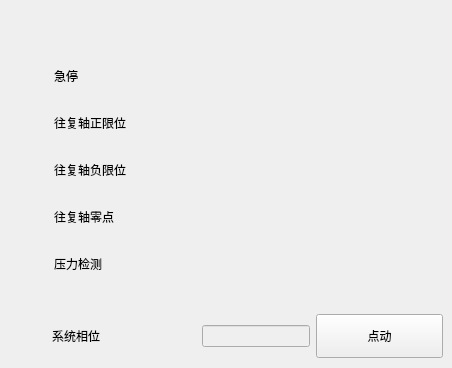
      <widget class="QWidget" name="tab_5">
       <attribute name="title">
        <string>PLC输入</string>
       </attribute>
       <widget class="QLabel" name="lb_41">
        <property name="geometry">
         <rect>
          <x>250</x>
          <y>250</y>
          <width>32</width>
          <height>32</height>
         </rect>
        </property>
        <property name="text">
         <string/>
        </property>
        <property name="pixmap">
         <pixmap>C:/Users/33741/Desktop/QtConsoleApplication1/QtClassLibrary1/ico/redGreen.png</pixmap>
        </property>
       </widget>
       <widget class="QLabel" name="label_40">
        <property name="geometry">
         <rect>
          <x>54</x>
          <y>62</y>
          <width>56</width>
          <height>27</height>
         </rect>
        </property>
        <property name="text">
         <string>急停</string>
        </property>
       </widget>
       <widget class="QLabel" name="lb_11">
        <property name="geometry">
         <rect>
          <x>250</x>
          <y>109</y>
          <width>32</width>
          <height>32</height>
         </rect>
        </property>
        <property name="text">
         <string/>
        </property>
        <property name="pixmap">
         <pixmap>C:/Users/33741/Desktop/QtConsoleApplication1/QtClassLibrary1/ico/redGreen.png</pixmap>
        </property>
       </widget>
       <widget class="QLabel" name="label_89">
        <property name="geometry">
         <rect>
          <x>54</x>
          <y>250</y>
          <width>112</width>
          <height>27</height>
         </rect>
        </property>
        <property name="text">
         <string>压力检测</string>
        </property>
       </widget>
       <widget class="QLabel" name="lb_10">
        <property name="geometry">
         <rect>
          <x>250</x>
          <y>109</y>
          <width>32</width>
          <height>32</height>
         </rect>
        </property>
        <property name="text">
         <string/>
        </property>
        <property name="pixmap">
         <pixmap>C:/Users/33741/Desktop/QtConsoleApplication1/QtClassLibrary1/ico/redLed.png</pixmap>
        </property>
       </widget>
       <widget class="QLabel" name="lb_40">
        <property name="geometry">
         <rect>
          <x>250</x>
          <y>250</y>
          <width>32</width>
          <height>32</height>
         </rect>
        </property>
        <property name="text">
         <string/>
        </property>
        <property name="pixmap">
         <pixmap>C:/Users/33741/Desktop/QtConsoleApplication1/QtClassLibrary1/ico/redLed.png</pixmap>
        </property>
       </widget>
       <widget class="QLabel" name="label_41">
        <property name="geometry">
         <rect>
          <x>54</x>
          <y>156</y>
          <width>168</width>
          <height>27</height>
         </rect>
        </property>
        <property name="text">
         <string>往复轴负限位</string>
        </property>
       </widget>
       <widget class="QLabel" name="lb_30">
        <property name="geometry">
         <rect>
          <x>250</x>
          <y>203</y>
          <width>32</width>
          <height>32</height>
         </rect>
        </property>
        <property name="text">
         <string/>
        </property>
        <property name="pixmap">
         <pixmap>C:/Users/33741/Desktop/QtConsoleApplication1/QtClassLibrary1/ico/redLed.png</pixmap>
        </property>
       </widget>
       <widget class="QLabel" name="label_11">
        <property name="geometry">
         <rect>
          <x>54</x>
          <y>109</y>
          <width>168</width>
          <height>27</height>
         </rect>
        </property>
        <property name="text">
         <string>往复轴正限位</string>
        </property>
       </widget>
       <widget class="QLabel" name="lb_21">
        <property name="geometry">
         <rect>
          <x>250</x>
          <y>156</y>
          <width>32</width>
          <height>32</height>
         </rect>
        </property>
        <property name="text">
         <string/>
        </property>
        <property name="pixmap">
         <pixmap>C:/Users/33741/Desktop/QtConsoleApplication1/QtClassLibrary1/ico/redGreen.png</pixmap>
        </property>
       </widget>
       <widget class="QLabel" name="lb_31">
        <property name="geometry">
         <rect>
          <x>250</x>
          <y>203</y>
          <width>32</width>
          <height>32</height>
         </rect>
        </property>
        <property name="text">
         <string/>
        </property>
        <property name="pixmap">
         <pixmap>C:/Users/33741/Desktop/QtConsoleApplication1/QtClassLibrary1/ico/redGreen.png</pixmap>
        </property>
       </widget>
       <widget class="QLabel" name="lb_01">
        <property name="geometry">
         <rect>
          <x>250</x>
          <y>62</y>
          <width>32</width>
          <height>32</height>
         </rect>
        </property>
        <property name="text">
         <string/>
        </property>
        <property name="pixmap">
         <pixmap>C:/Users/33741/Desktop/QtConsoleApplication1/QtClassLibrary1/ico/redGreen.png</pixmap>
        </property>
       </widget>
       <widget class="QLabel" name="lb_20">
        <property name="geometry">
         <rect>
          <x>250</x>
          <y>156</y>
          <width>32</width>
          <height>32</height>
         </rect>
        </property>
        <property name="text">
         <string/>
        </property>
        <property name="pixmap">
         <pixmap>C:/Users/33741/Desktop/QtConsoleApplication1/QtClassLibrary1/ico/redLed.png</pixmap>
        </property>
       </widget>
       <widget class="QLabel" name="label_42">
        <property name="geometry">
         <rect>
          <x>54</x>
          <y>203</y>
          <width>140</width>
          <height>27</height>
         </rect>
        </property>
        <property name="text">
         <string>往复轴零点</string>
        </property>
       </widget>
       <widget class="QLabel" name="lb_00">
        <property name="geometry">
         <rect>
          <x>250</x>
          <y>62</y>
          <width>32</width>
          <height>32</height>
         </rect>
        </property>
        <property name="text">
         <string/>
        </property>
        <property name="pixmap">
         <pixmap>C:/Users/33741/Desktop/QtConsoleApplication1/QtClassLibrary1/ico/redLed.png</pixmap>
        </property>
       </widget>
       <widget class="QWidget" name="layoutWidget_78">
        <property name="geometry">
         <rect>
          <x>52</x>
          <y>313</y>
          <width>391</width>
          <height>46</height>
         </rect>
        </property>
        <layout class="QHBoxLayout" name="horizontalLayout_11">
         <item>
          <widget class="QLabel" name="label">
           <property name="text">
            <string>系统相位</string>
           </property>
          </widget>
         </item>
         <item>
          <spacer name="horizontalSpacer_2">
           <property name="orientation">
            <enum>Qt::Horizontal</enum>
           </property>
           <property name="sizeHint" stdset="0">
            <size>
             <width>40</width>
             <height>20</height>
            </size>
           </property>
          </spacer>
         </item>
         <item>
          <widget class="QLineEdit" name="lE_SysPhase">
           <property name="enabled">
            <bool>false</bool>
           </property>
          </widget>
         </item>
         <item>
          <widget class="QPushButton" name="pb_cmdJog">
           <property name="minimumSize">
            <size>
             <width>127</width>
             <height>44</height>
            </size>
           </property>
           <property name="maximumSize">
            <size>
             <width>127</width>
             <height>44</height>
            </size>
           </property>
           <property name="text">
            <string>点动</string>
           </property>
           <property name="checkable">
            <bool>false</bool>
           </property>
          </widget>
         </item>
        </layout>
       </widget>
       <zorder>layoutWidget_78</zorder>
       <zorder>lb_41</zorder>
       <zorder>label_40</zorder>
       <zorder>lb_11</zorder>
       <zorder>label_89</zorder>
       <zorder>label_41</zorder>
       <zorder>label_11</zorder>
       <zorder>lb_21</zorder>
       <zorder>lb_31</zorder>
       <zorder>lb_01</zorder>
       <zorder>label_42</zorder>
       <zorder>lb_00</zorder>
       <zorder>lb_10</zorder>
       <zorder>lb_20</zorder>
       <zorder>lb_30</zorder>
       <zorder>lb_40</zorder>
      </widget>
